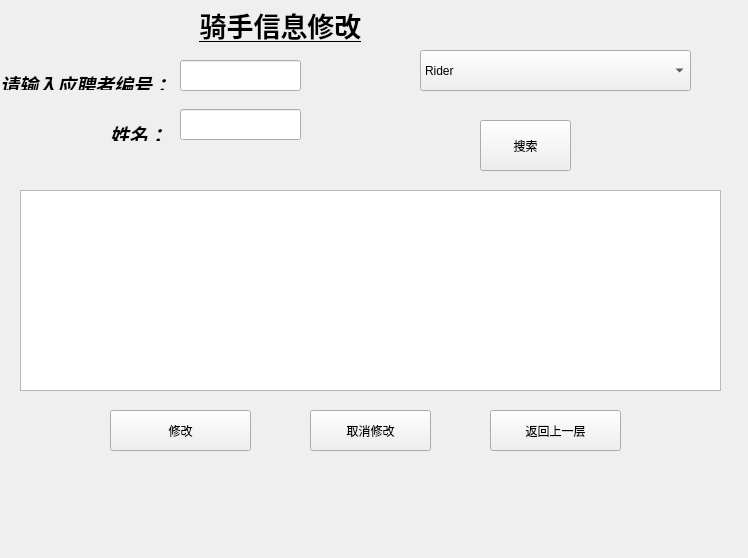
<?xml version="1.0" encoding="UTF-8"?>
<ui version="4.0">
 <class>modifyInfo</class>
 <widget class="QWidget" name="modifyInfo">
  <property name="geometry">
   <rect>
    <x>0</x>
    <y>0</y>
    <width>748</width>
    <height>558</height>
   </rect>
  </property>
  <property name="windowTitle">
   <string>Form</string>
  </property>
  <widget class="QPushButton" name="SearchBtn">
   <property name="geometry">
    <rect>
     <x>480</x>
     <y>120</y>
     <width>91</width>
     <height>51</height>
    </rect>
   </property>
   <property name="text">
    <string>搜索</string>
   </property>
  </widget>
  <widget class="QLabel" name="TitleLabel">
   <property name="geometry">
    <rect>
     <x>165</x>
     <y>0</y>
     <width>231</width>
     <height>51</height>
    </rect>
   </property>
   <property name="text">
    <string>&lt;html&gt;&lt;head/&gt;&lt;body&gt;&lt;p align=&quot;center&quot;&gt;&lt;span style=&quot; font-size:20pt; font-weight:600; text-decoration: underline;&quot;&gt;骑手信息修改&lt;/span&gt;&lt;/p&gt;&lt;/body&gt;&lt;/html&gt;</string>
   </property>
  </widget>
  <widget class="QPushButton" name="ReturnBtn">
   <property name="geometry">
    <rect>
     <x>490</x>
     <y>410</y>
     <width>131</width>
     <height>41</height>
    </rect>
   </property>
   <property name="text">
    <string>返回上一层</string>
   </property>
  </widget>
  <widget class="QPushButton" name="modifyBtn">
   <property name="enabled">
    <bool>true</bool>
   </property>
   <property name="geometry">
    <rect>
     <x>110</x>
     <y>410</y>
     <width>141</width>
     <height>41</height>
    </rect>
   </property>
   <property name="text">
    <string>修改</string>
   </property>
  </widget>
  <widget class="QLabel" name="BGRLabel">
   <property name="geometry">
    <rect>
     <x>-30</x>
     <y>-20</y>
     <width>781</width>
     <height>581</height>
    </rect>
   </property>
   <property name="styleSheet">
    <string notr="true">border-image: url(:/image/backimage.png);</string>
   </property>
   <property name="text">
    <string/>
   </property>
  </widget>
  <widget class="QLabel" name="CdanLabel">
   <property name="geometry">
    <rect>
     <x>0</x>
     <y>70</y>
     <width>211</width>
     <height>20</height>
    </rect>
   </property>
   <property name="text">
    <string>&lt;html&gt;&lt;head/&gt;&lt;body&gt;&lt;p&gt;&lt;span style=&quot; font-size:14pt; font-weight:600; font-style:italic;&quot;&gt;请输入应聘者编号：&lt;/span&gt;&lt;/p&gt;&lt;/body&gt;&lt;/html&gt;</string>
   </property>
  </widget>
  <widget class="QLineEdit" name="CdanLineEdit">
   <property name="geometry">
    <rect>
     <x>180</x>
     <y>60</y>
     <width>121</width>
     <height>31</height>
    </rect>
   </property>
  </widget>
  <widget class="QTableView" name="tableView">
   <property name="geometry">
    <rect>
     <x>20</x>
     <y>190</y>
     <width>701</width>
     <height>201</height>
    </rect>
   </property>
  </widget>
  <widget class="QComboBox" name="TableBox">
   <property name="geometry">
    <rect>
     <x>420</x>
     <y>50</y>
     <width>271</width>
     <height>41</height>
    </rect>
   </property>
   <item>
    <property name="text">
     <string>Rider</string>
    </property>
   </item>
   <item>
    <property name="text">
     <string>HR_View</string>
    </property>
   </item>
   <item>
    <property name="text">
     <string>AuditResults</string>
    </property>
   </item>
   <item>
    <property name="text">
     <string>ArrivalResults</string>
    </property>
   </item>
  </widget>
  <widget class="QLabel" name="label">
   <property name="geometry">
    <rect>
     <x>110</x>
     <y>120</y>
     <width>61</width>
     <height>21</height>
    </rect>
   </property>
   <property name="text">
    <string>&lt;html&gt;&lt;head/&gt;&lt;body&gt;&lt;p&gt;&lt;span style=&quot; font-size:14pt; font-weight:600; font-style:italic;&quot;&gt;姓名：&lt;/span&gt;&lt;/p&gt;&lt;/body&gt;&lt;/html&gt;</string>
   </property>
  </widget>
  <widget class="QLineEdit" name="lineEdit">
   <property name="geometry">
    <rect>
     <x>180</x>
     <y>109</y>
     <width>121</width>
     <height>31</height>
    </rect>
   </property>
  </widget>
  <widget class="QPushButton" name="BackButton">
   <property name="geometry">
    <rect>
     <x>310</x>
     <y>410</y>
     <width>121</width>
     <height>41</height>
    </rect>
   </property>
   <property name="text">
    <string>取消修改</string>
   </property>
  </widget>
  <zorder>BGRLabel</zorder>
  <zorder>modifyBtn</zorder>
  <zorder>SearchBtn</zorder>
  <zorder>TitleLabel</zorder>
  <zorder>ReturnBtn</zorder>
  <zorder>CdanLabel</zorder>
  <zorder>CdanLineEdit</zorder>
  <zorder>tableView</zorder>
  <zorder>TableBox</zorder>
  <zorder>label</zorder>
  <zorder>lineEdit</zorder>
  <zorder>BackButton</zorder>
 </widget>
 <resources/>
 <connections/>
</ui>
